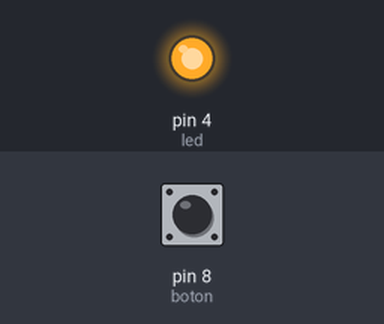
Simulated run of this sketch. Board: Arduino Uno, built with avr-gcc and run on an emulated ATmega328P. On the bench: output pins drawn as LEDs (lit = HIGH). The test bench sets the inputs (shaded band); at power-on: pin 8 (boton) HIGH.

Above: at 1.2 s.
1.3 s: pin 8 (boton) pulled LOW for 0.15 s
At 1.37 s:
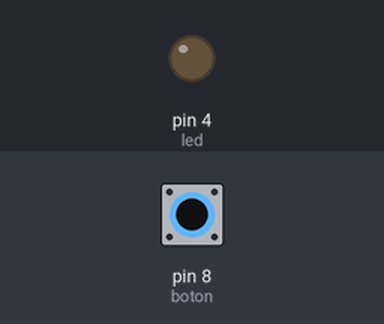
2.9 s: pin 8 (boton) pulled LOW for 3.2 s
At 7.5 s:
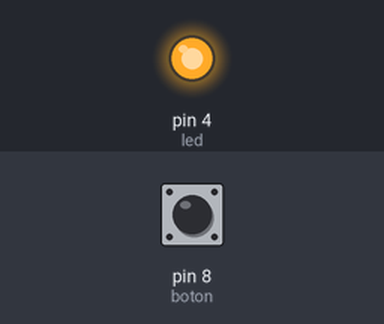
Timing chart, 0 to 9.0 s (numbered marks = the images above; inputs shaded):
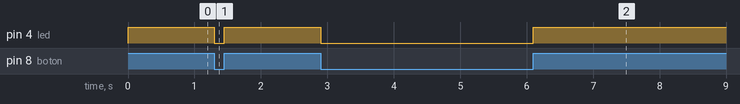

Measured:
- after the input at 1.3 s, pin 4 (led): HIGH → LOW at once, → HIGH 0.15 s later
- after the input at 2.9 s, pin 4 (led): HIGH → LOW at once, → HIGH 3.2 s later

The sketch:

EncendidosLedsBotonLedEncendido.ino
```cpp
int boton = 8;
int led = 4;

void setup() {
  // put your setup code here, to run once:

  pinMode(boton,INPUT_PULLUP);
  pinMode(led, OUTPUT);
  digitalWrite(led, HIGH);   //encendemos el led

}

void loop() {
  // put your main code here, to run repeatedly:

  int estado = digitalRead(boton);    //lee estado, que es HIGH

  if (estado == LOW){             //estado pasa a LOW si pulsamos el boton

    digitalWrite(led, LOW);       //apaga led
  }

  if (estado == HIGH){            //si no pulsamos, lo deja encendido
    digitalWrite(led,HIGH);
  }

}
```
